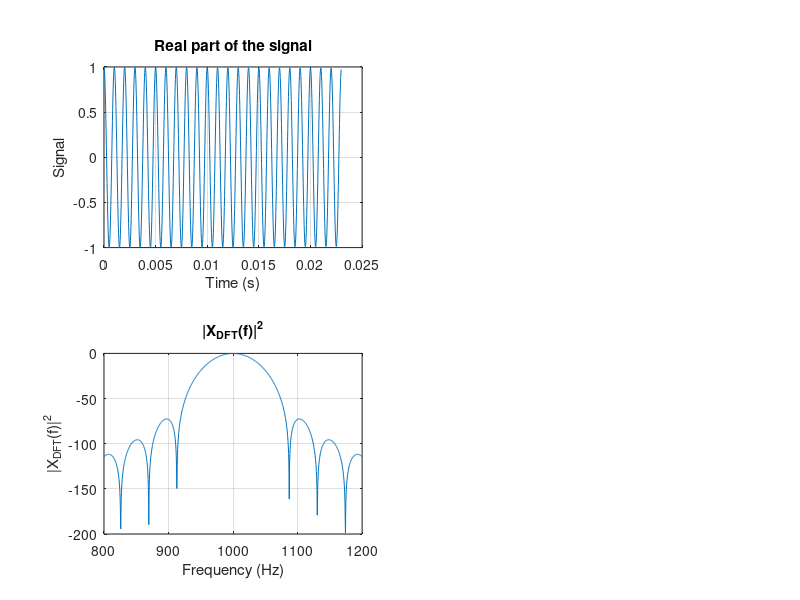

Write MATLAB code to recreate this figure. (Note: this script raises an error after producing the figure.)
%% Projet long 2015
% IEEE algorithm for AM/FM parameters estimation


%% Initialize workspace
clear all
close all
clc

%% Parameters definition

% Sampling parameters
fe = 44100;             % Sampling frequency

% FFT parameters
w_time = 0.023;         % Window duration (s)
N_padding = 7;          % Zero-padding factor
N_pts = round(fe*w_time);               % Total number of points
N_fft = 2^(nextpow2(N_pts)+N_padding);  % FFT size
t = (0:(N_pts-1))'/fe;                  % Time vector
f = (0:(N_fft-1))'*fe/N_fft;            % Frequency vector

w = window(@hanning,N_pts);             % Create window
w = w./sum(w);                          % Normalize window

AM = 1;

%% Compute FFT

% Number of simulations
N = 85;

if AM
    alpha0_dB = linspace(-0.1,-20,N)/0.023;
    FCR = 0;
else
    alpha0_dB = 0;
    FCR = linspace(-1000,1000,N);
end    
    
% Matrix to store lobe data
levels = zeros(9,N);
levels_normalized = zeros(9,N);
levels_loc = zeros(9,N);

figure
pause

for u = 1:N

    % Parameters for the model
    f0 = 1000;              % Instantaneous frequency at t = 0
    A0 = 1;                 % Signal level
    phi0 = 0;               % Initial phase

    % Adjust parameters with the definition
    if AM        
        alpha0 = log(10^(alpha0_dB(u)/20));
        beta0 = FCR/pi;
    else
        alpha0 = log(10^(alpha0_dB/20));
        beta0 = FCR(u)/pi;
    end    
        
    omega0 = 2*pi*f0;
    lambda0 = log(A0);

    % Create signal
    s = exp(alpha0.*t).*exp(lambda0).*exp(1i*((beta0*t.^2)+(omega0.*t)+phi0));

    subplot(2,2,1)
        plot(t,real(s))
        title('Real part of the signal')
        xlabel('Time (s)')
        ylabel('Signal')
        grid on

    % Apply window
    s = s.*w;

    % Compute the FFT
    N_half = (N_fft/2)+1;                   % Half FFT size
    fft_s = fft(s,N_fft);
    mod_fft_s = abs(fft_s);
    arg_fft_s = 0;%unwrap(phase(fft_s));

    plot_index = find((f > 800) & (f < 1200));
    
    subplot(2,2,3)
        plot(f(plot_index),20*log(mod_fft_s(plot_index)))
        title('|X_{DFT}(f)|^2')
        xlabel('Frequency (Hz)')
        ylabel('|X_{DFT}(f)|^2')
        grid on
        %hold on
    
    % Search for the main lobe
    [mod_max,index] = max(mod_fft_s);
    mod_argmax = f(index);

    % Find a more accurate value of the main lobe peak
    interp_index = quad_argmax(index,mod_fft_s(index-1),mod_fft_s(index),mod_fft_s(index+1));
    interp_max = quad_max(mod_fft_s(index-1),mod_fft_s(index),mod_fft_s(index+1));
    interp_argmax = interp1(1:length(f),f,interp_index);

    left_peak = mod_fft_s(1:end-2) > mod_fft_s(2:end-1);
    right_peak = mod_fft_s(3:end) > mod_fft_s(2:end-1);

    % Find location of zeros in the FFT
    mod_zeros_loc = find(left_peak & right_peak) + 1; 

    % Find the closest zero to the lobe peak
    [~,index_min] = min(abs(index-mod_zeros_loc)); 

    if (mod_zeros_loc(index_min) > index)
        lower_zero_loc = mod_zeros_loc(index_min - 1); 
        upper_zero_loc = mod_zeros_loc(index_min); 
    else
        lower_zero_loc = mod_zeros_loc(index_min); 
        upper_zero_loc = mod_zeros_loc(index_min + 1); 
    end    

    x = linspace(lower_zero_loc,upper_zero_loc,9)';

    levels_normalized(:,u) = interp1((1:N_fft)',mod_fft_s,x)/interp_max;
    levels(:,u) = interp1((1:N_fft)',mod_fft_s,x);
    
    subplot(2,2,3)
        hold on
        plot(mod_argmax,20*log(mod_max),'r+')
        plot(interp_argmax,20*log(interp_max),'g+')
        plot((x-1)*fe/N_fft,20*log(levels(:,u)),'r+')
        hold off
        
    levels_loc(:,u) = (x-1)*fe/N_fft;
        
    subplot(2,2,2)
        if AM        
            plot(alpha0_dB,20*log10(levels_normalized(1:5,:)'))
            title('Amplitude of the point versus the amplitude modulation rate')
            xlabel('Amplitude modulation rate (dB/s)')
            ylabel('Relative point level (dB)')
        else
            plot(FCR,20*log10(levels_normalized(1:5,:))')
            title('Relative amplitude versus the frequency modulation rate')
            xlabel('Frequency modulation rate (Hz/s)')
            ylabel('Relative point level (dB)')
        end 
        %legend('1','2','3','4','5')
        grid on        

    subplot(2,2,4)
        if AM        
            plot(alpha0_dB,levels_loc(1:5,:)'-f0)
            xlabel('Amplitude modulation rate (dB/s)')
            ylabel('Relative location (Hz)')
        else
            plot(FCR,levels_loc(1:5,:)'-f0)
            xlabel('Amplitude modulation rate (dB/s)')
            ylabel('Relative location (Hz)')
        end 
        %legend('1','2','3','4','5')
        grid on        
        
    disp([num2str(round(100*u/N)),' % achieved'])
    pause(0.01)
end

subplot(2,2,2)
    legend('1','2','3','4','5')

subplot(2,2,4)
    legend('1','2','3','4','5')
